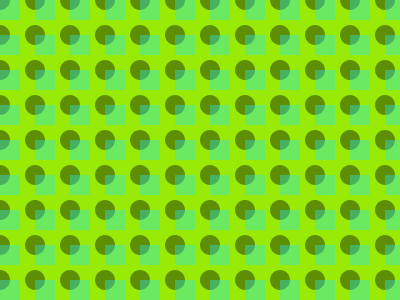
Frame 1 (no input)
Frame 60 (the mouse pressed at the canvas centre just before this capture): identical to frame 1, image omitted
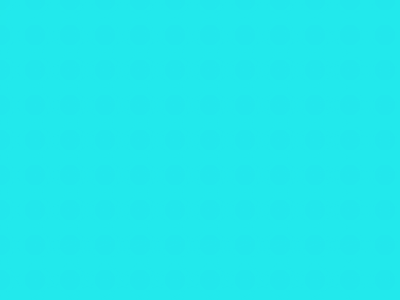
Frame 120 (the mouse held since frame 60 and released just before this capture)

The Processing sketch that drew these frames (run headless with seeded random() and noise(); from frame 60 on, the mouse is pressed at the canvas centre):

// Processing sketch: processing_2713
// ── processing_2713.pde

void setup(){
  size(400,300);
 
  smooth();
}
int ng=0;
int gg=35;
int e=450;
int a=20;

void draw (){
 background(154,234,7,250);
  for (int x =ng;x<=e;x+=gg){
  for (int y =ng;y<=e;y+=gg){
    
    fill(0,100);
    noStroke();
    ellipse(x,y,a,a);
   
   }
  }
  for (int m =ng;m<=e;m+=gg){
  for (int n =ng;n<=e;n+=gg){
    
    fill(34,232,237,100);
    noStroke();
    rect(m,n,a,a);
    ellipse(m,n,mouseX,mouseY);
  }
  }
}

 
  
   
